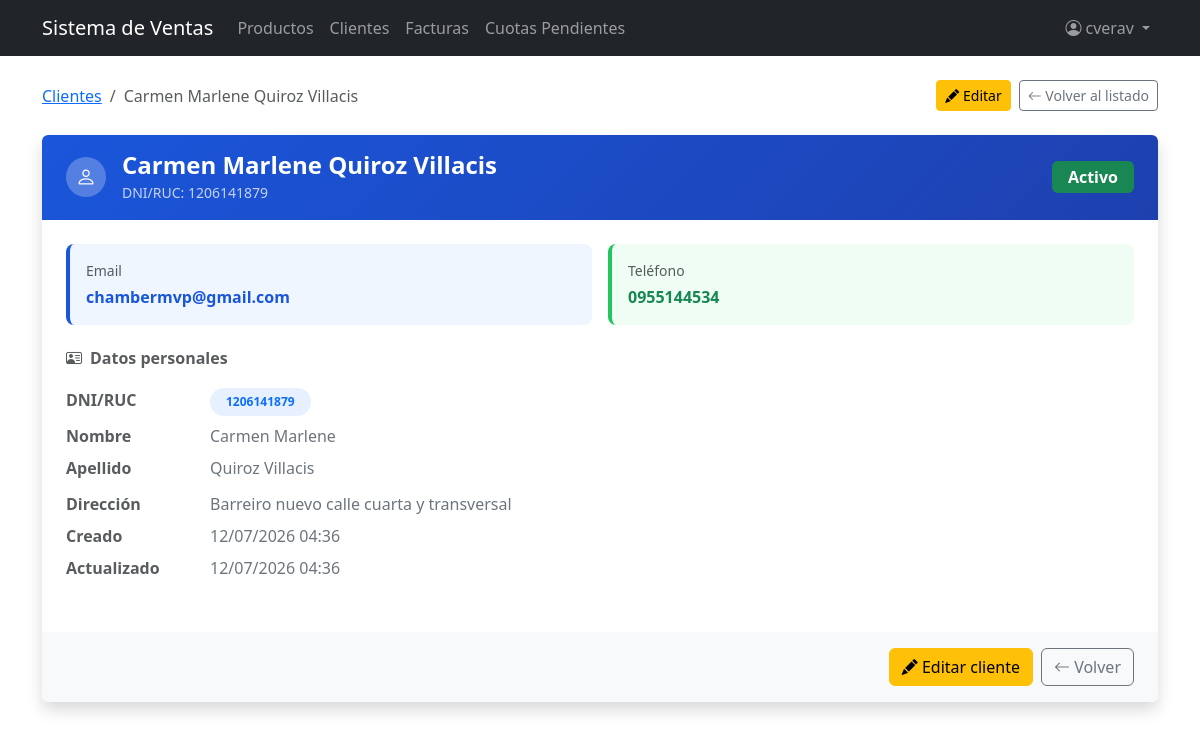
The page /customers/3/ (signed in) on the database its author committed.
### billing/models.py (models this page shows, shortened)
class Customer(models.Model):
    dni = models.CharField(max_length=13, unique=True, verbose_name='DNI/RUC', validators=[validate_cedula_ec])
    first_name = models.CharField(max_length=100, verbose_name='Nombre')
    last_name = models.CharField(max_length=100, verbose_name='Apellido')
    email = models.EmailField(blank=True, null=True)
    phone = models.CharField(max_length=20, blank=True, null=True, verbose_name='Teléfono')
    address = models.TextField(blank=True, null=True, verbose_name='Dirección')
    is_active = models.BooleanField(default=True, verbose_name='Activo')
    created_at = models.DateTimeField(auto_now_add=True)
    updated_at = models.DateTimeField(auto_now=True)
    class Meta:
        ordering = ['last_name', 'first_name']
    @property
    def full_name(self): return f'{self.first_name} {self.last_name}'

### billing/views.py (the view)
# urls.py: path('customers/<int:pk>/', views.CustomerDetailView.as_view(), name='customer_detail'),
class CustomerDetailView(LoginRequiredMixin, PermissionRequiredMixin, DetailView):
    model = Customer
    template_name = 'billing/customer_detail.html'
    context_object_name = 'customer'
    permission_required = 'billing.view_customer'
    permission_redirect_url = '/'

### security/templatetags/security_tags.py (called while the page is built)
@register.filter(name='role_badge_class')
def role_badge_class(role_name):
    return ROLE_BADGE_CLASSES.get(role_name, 'bg-secondary')

@register.filter(name='has_group')
def has_group(user, group_name):
    if not user.is_authenticated:
        return False
    if user.is_superuser:      # el superusuario ve todo
        return True
    return user.groups.filter(name=group_name).exists()

### billing/templates/billing/customer_detail.html (shortened to what this page needs)
{% extends 'billing/base.html' %}
{% block content %}
<div class="d-flex justify-content-between align-items-center mb-4">
  <nav aria-label="breadcrumb">
    <ol class="breadcrumb mb-0">
      <li class="breadcrumb-item"><a href="{% url 'billing:customer_list' %}">Clientes</a></li>
      <li class="breadcrumb-item active">{{ customer.full_name }}</li>
    </ol>
  </nav>
  <div class="d-flex gap-2">
    {% if perms.billing.change_customer %}
    <a href="{% url 'billing:customer_update' customer.pk %}" class="btn btn-warning btn-sm">
      <i class="bi bi-pencil-fill"></i> Editar
    </a>
    {% endif %}
    <a href="{% url 'billing:customer_list' %}" class="btn btn-outline-secondary btn-sm">
      <i class="bi bi-arrow-left"></i> Volver al listado
    </a>
  </div>
</div>
<div class="card shadow border-0 overflow-hidden">
  <div class="card-header border-0 py-3 px-4" style="background: linear-gradient(135deg, #1a56db 0%, #1e40af 100%);">
    <div class="d-flex align-items-center gap-3">
      <div class="bg-white bg-opacity-25 rounded-circle d-flex align-items-center justify-content-center"
           style="width:40px;height:40px;flex-shrink:0;">
        <i class="bi bi-person text-white fs-5"></i>
      </div>
      <div>
        <h4 class="mb-0 text-white fw-bold">{{ customer.full_name }}</h4>
        <small class="text-white text-opacity-75">DNI/RUC: {{ customer.dni }}</small>
      </div>
      <div class="ms-auto">
        {% if customer.is_active %}
          <span class="badge bg-success fs-6 px-3 py-2">Activo</span>
        {% else %}
          <span class="badge bg-secondary fs-6 px-3 py-2">Inactivo</span>
        {% endif %}
      </div>
    </div>
  </div>
  <div class="card-body p-4">
    <div class="row g-3 mb-4">
      <div class="col-12 col-md-6">
        <div class="rounded-3 p-3 h-100" style="background:#eff6ff; border-left:4px solid #1a56db;">
          <div class="text-muted small mb-1">Email</div>
          <div class="fw-bold text-truncate" style="color:#1a56db;" title="{{ customer.email|default:'No registrado' }}">
            {{ customer.email|default:"No registrado" }}
          </div>
        </div>
      </div>
      <div class="col-12 col-md-6">
        <div class="rounded-3 p-3 h-100" style="background:#f0fdf4; border-left:4px solid #22c55e;">
          <div class="text-muted small mb-1">Teléfono</div>
          <div class="fw-bold text-success">{{ customer.phone|default:"No registrado" }}</div>
        </div>
      </div>
    </div>
    <div class="mb-4">
      <h6 class="text-muted fw-bold mb-3">
        <i class="bi bi-person-vcard me-2"></i>Datos personales
      </h6>
      <div class="table-responsive">
        <table class="table table-sm table-borderless mb-0">
          <tbody>
            <tr>
              <td class="text-muted fw-semibold ps-0" style="width:140px;">DNI/RUC</td>
              <td>
                <span class="badge rounded-pill bg-primary bg-opacity-10 text-primary fw-semibold px-3 py-2">
                  {{ customer.dni }}
                </span>
              </td>
            </tr>
            <tr>
              <td class="text-muted fw-semibold ps-0">Nombre</td>
              <td class="text-secondary">{{ customer.first_name }}</td>
            </tr>
            <tr>
              <td class="text-muted fw-semibold ps-0">Apellido</td>
              <td class="text-secondary">{{ customer.last_name }}</td>
            </tr>
            {% if customer.address %}
            <tr>
              <td class="text-muted fw-semibold ps-0 align-top pt-2">Dirección</td>
              <td class="pt-2 text-secondary">{{ customer.address }}</td>
            </tr>
            {% endif %}
            <tr>
              <td class="text-muted fw-semibold ps-0">Creado</td>
              <td class="text-secondary">{{ customer.created_at|date:"d/m/Y H:i" }}</td>
            </tr>
            <tr>
              <td class="text-muted fw-semibold ps-0">Actualizado</td>
              <td class="text-secondary">{{ customer.updated_at|date:"d/m/Y H:i" }}</td>
            </tr>
          </tbody>
        </table>
      </div>
    </div>
  </div>
  <div class="card-footer bg-light border-0 px-4 py-3 d-flex justify-content-end gap-2">
    {% if perms.billing.change_customer %}
    <a href="{% url 'billing:customer_update' customer.pk %}" class="btn btn-warning">
      <i class="bi bi-pencil-fill"></i> Editar cliente
    </a>
    {% endif %}
    <a href="{% url 'billing:customer_list' %}" class="btn btn-outline-secondary">
      <i class="bi bi-arrow-left"></i> Volver
    </a>
  </div>
</div>
{% endblock %}

### billing/templates/billing/base.html (shortened to what this page needs)
{% load security_tags %}
<!DOCTYPE html>
<html lang="es">
<head>
  <link href="https://cdn.jsdelivr.net/npm/bootstrap@5.3.0/dist/css/bootstrap.min.css" rel="stylesheet">
  <link href="https://cdn.jsdelivr.net/npm/bootstrap-icons@1.11.3/font/bootstrap-icons.min.css" rel="stylesheet">
</head>
<body>
<nav class="navbar navbar-expand-lg navbar-dark bg-dark">
  <div class="container">
    <a class="navbar-brand" href="{% url 'billing:home' %}">Sistema de Ventas</a>
    <div class="collapse navbar-collapse" id="nav">
      <ul class="navbar-nav me-auto">
        {% if user.is_authenticated %}
        {% if perms.billing.view_product %}
        <li class="nav-item"><a class="nav-link" href="{% url 'billing:product_list' %}">Productos</a></li>
        {% endif %}
        {% if perms.billing.view_customer %}
        <li class="nav-item"><a class="nav-link" href="{% url 'billing:customer_list' %}">Clientes</a></li>
        {% endif %}
        {% if perms.billing.view_invoice %}
        <li class="nav-item"><a class="nav-link" href="{% url 'billing:invoice_list' %}">Facturas</a></li>
        <li class="nav-item"><a class="nav-link" href="{% url 'creditos_ventas:cuotas_pendientes' %}">Cuotas Pendientes</a></li>
        {% endif %}
        {% endif %}
      </ul>
      <ul class="navbar-nav">
        {% if user.is_authenticated %}
        {% with role=user.groups.first %}
        <li class="nav-item dropdown">
          <a class="nav-link dropdown-toggle" href="#" data-bs-toggle="dropdown">
            <i class="bi bi-person-circle me-1"></i>{{ user.username }}
          </a>
        </li>
        {% endwith %}
        {% else %}
        <li class="nav-item">
          <a class="nav-link" href="{% url 'security:login' %}">Login</a>
        </li>
        {% endif %}
      </ul>
    </div>
  </div>
</nav>
<div class="container mt-4">
  {% block content %}
  {% endblock %}
</div>
</body>
</html>

### rows shown on the page
Customer: full_name "Carmen Marlene Quiroz Villacis", dni "1206141879", email "chambermvp@gmail.com", phone "0955144534", first_name "Carmen Marlene", last_name "Quiroz Villacis", address "Barreiro nuevo calle cuarta y transversal", created_at "12/07/2026 04:36", updated_at "12/07/2026 04:36"

### other values the page prints
{{ user.username }} "cverav"
